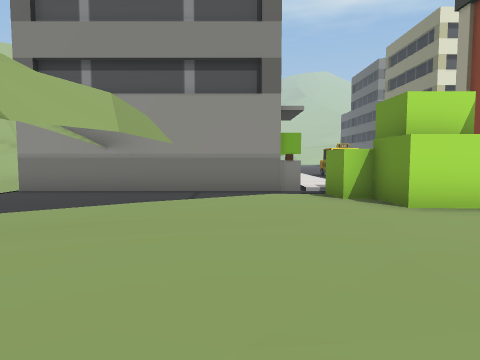
View 1 (above)

24 first-person views from a walk through a scene from a Unity 3-D project. The camera is 1.5 m above the floor, tilts 4° down and sees 75° across. The floor is counted in squares, 2 m on a side. Each view is taken from the middle of a square. On the plan, view 1 faces up. The plan holds only what a view shows up to about 10 squares ahead; the rest is blank. The place goes on beyond the plan. The player character is not drawn. Some animated figures are left out. Door leaves are left out, so doorways stand open. Some surface patterns are stand-ins.

View 2
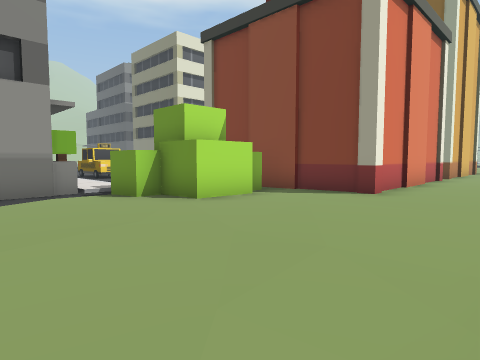

View 3
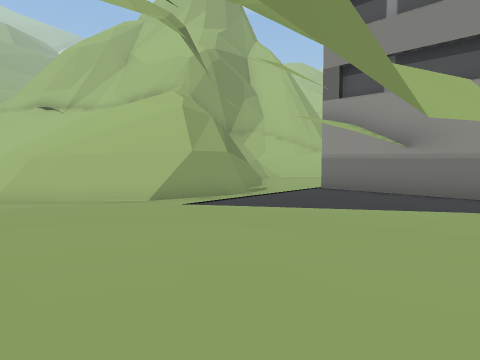

View 4
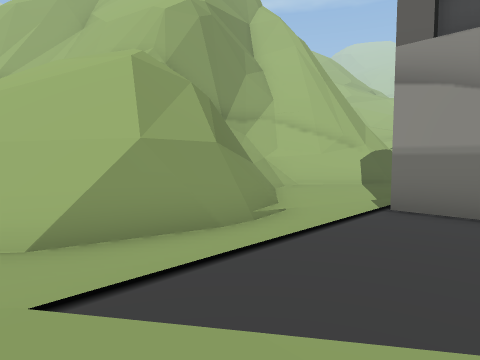

View 5
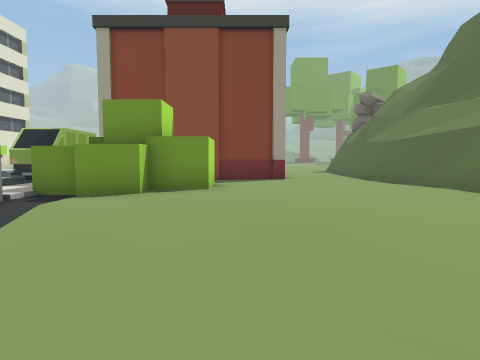

View 6
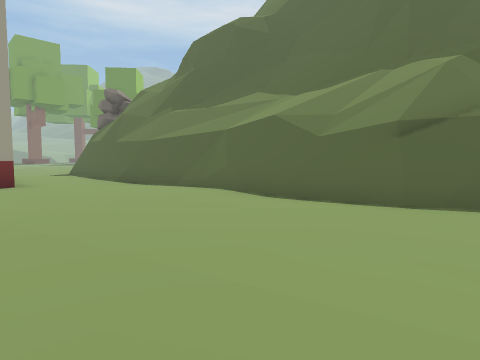

View 7
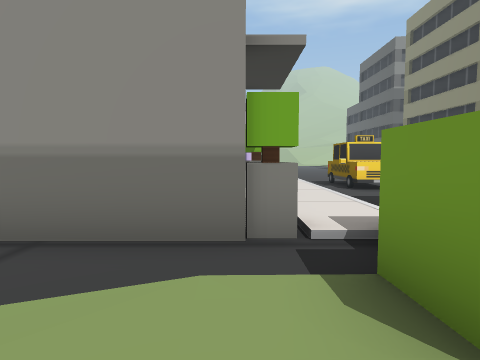

View 8
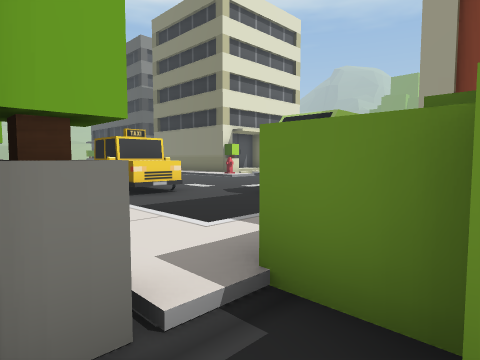

View 9
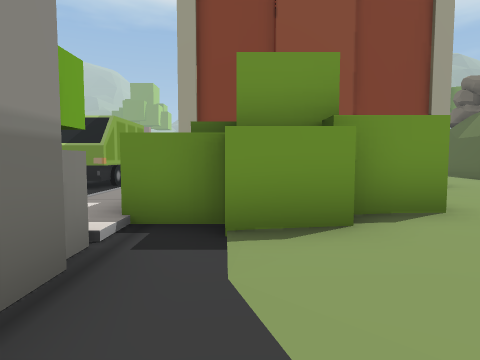

View 10
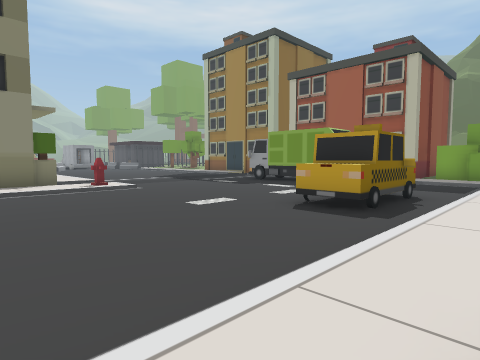

View 11
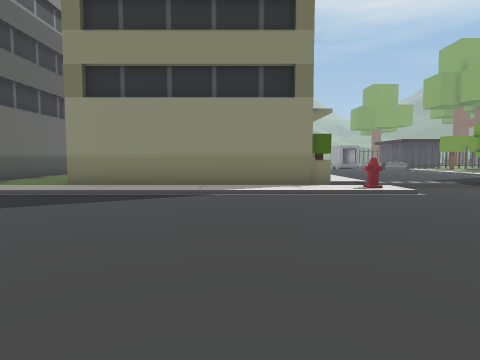

View 12
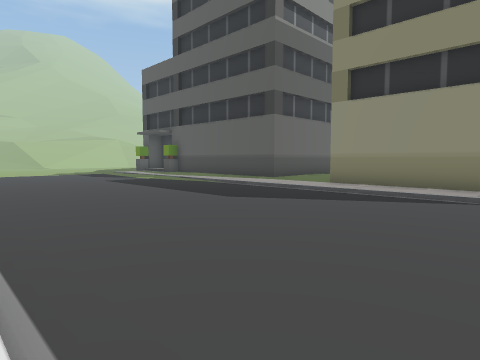

View 13
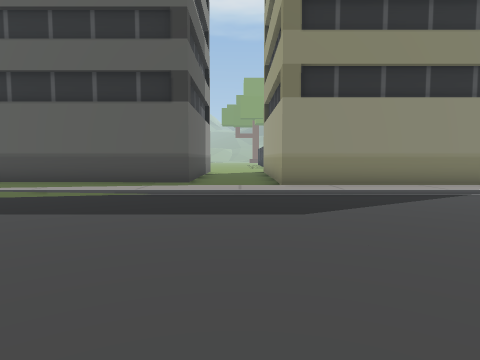

View 14
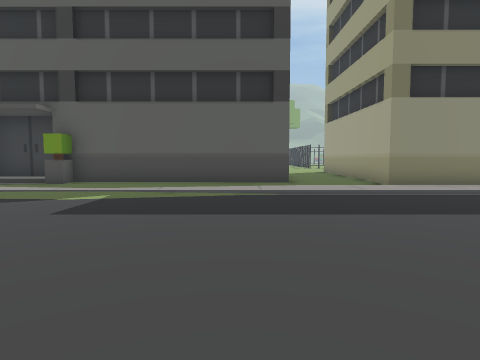

View 15
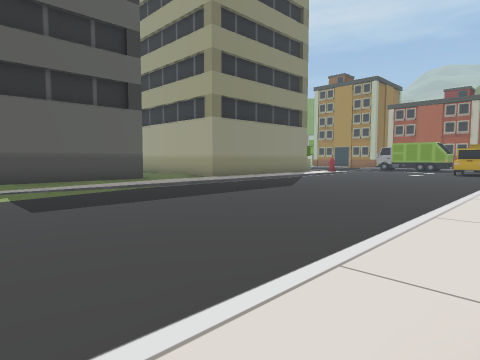

View 16
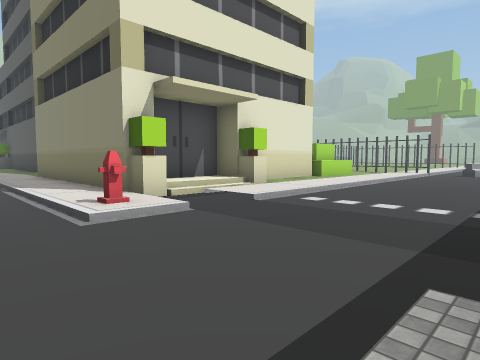

View 17
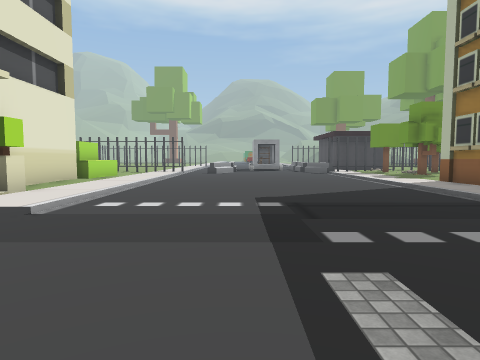

View 18
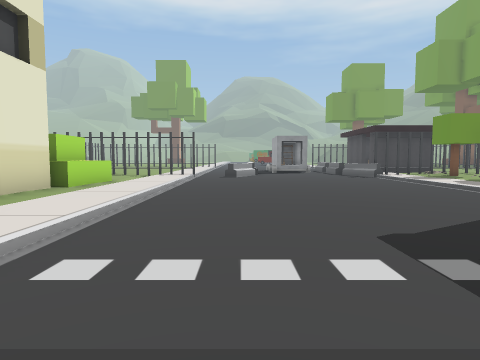

View 19
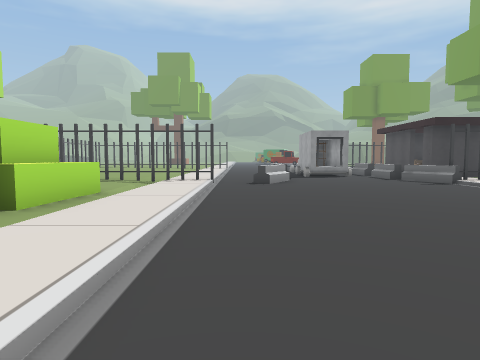

View 20
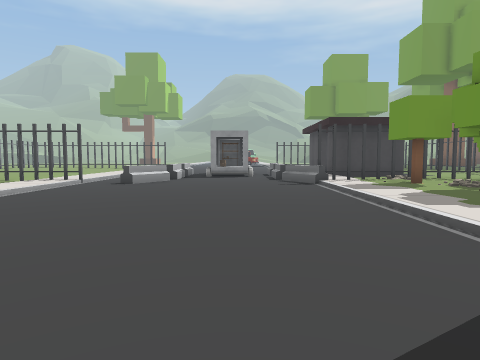

View 21
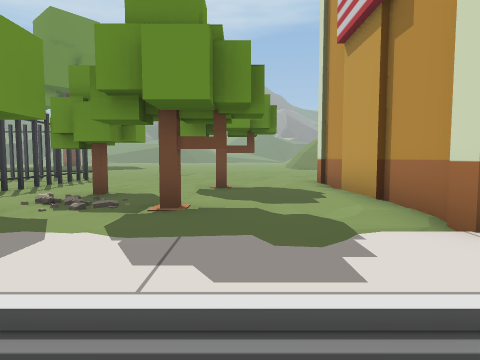

View 22
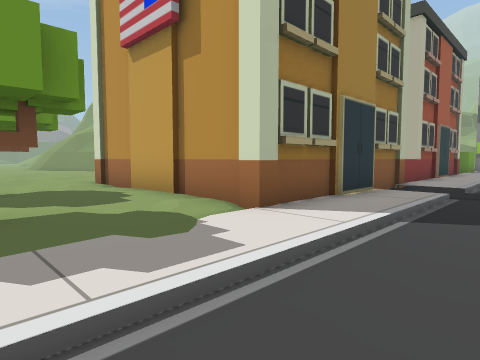

View 23
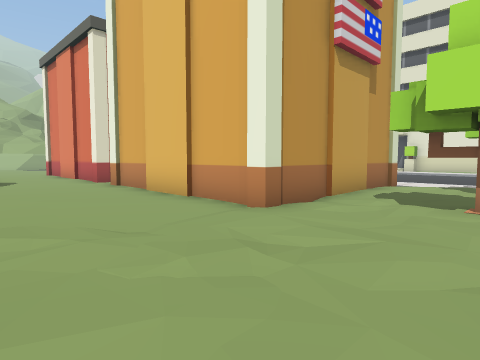

View 24
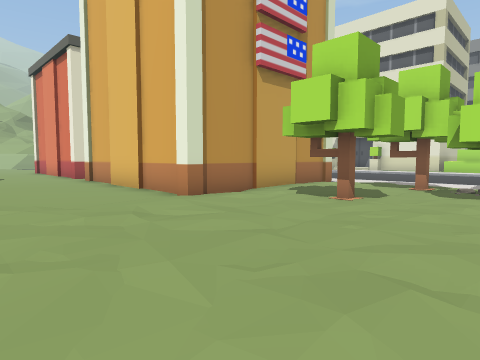

### Floor plan
Key: @ floor where view 1 was taken; # wall or solid block; . main floor; : floor 0.25 m higher than the main floor; - floor 0.25 m lower than the main floor; + floor 0.5 m higher than the main floor; / step, stairs or slope; = window, fence, low wall or low ledge; ^ raised ledge; T truck; H hydrant; R tree; O other object.
Columns run from 10 left of view 1 to 25 right of it. Each row starts with its distance up from view 1.
 34             :/... ...::#
 33             :/.......::#
 32             :/.......::#
 31             :/.......::#
 30             :/.......::#
 29              /.......::#
 28              /.......:::
 27              /.......:::
 26              /.......:##
 25              /.......:#
 24              /.......:#
 23              /.......:#
 22              /.......:#
 21             :/.......:#
 20             :/.......:####        ::
 19             :/.......:#++####OOO::#:
 18             :/.......H./::::::::::::
 17             :/......././//////////#/
 16              /OO....................
 15              /##..................=/
 14              /OO....................
 13   #^         /......................
 12  ##/       #:/....   ...............
 11  #::        :/...#   T..............
 10  #:./       :/....   .............//
  9  #:./      #::::    :::/.:::::::::#:
  8  ##//#######. O     ##.######::::R::
  7   #//....../O O             #:RR:://
  6   #-/.....::OOO #           #:::RR#
  5   #-/....::::OO:#           #:::::#:
  4  ##-/...::::::::#           #:R:::::
  3 ##--/.::::::::::######:######:::::::
  2 #--/.:::::::::::::::::::::::::::::#:
  1 ---.:::::::::::::::::::::::::::::::#
  0      :::::@::::#####  ::::::::::::
 -1         ########           :::::./

Where each view was taken, in squares from view 1:
view 1: 0 up, 0 right, facing up
view 2: 0 up, 1 left, facing up-right
view 3: 0 up, 1 left, facing up-left
view 4: 3 up, 4 left, facing up-left
view 5: 4 up, 4 left, facing right
view 6: 4 up, 3 left, facing down-right
view 7: 5 up, 1 right, facing up
view 8: 7 up, 1 right, facing up-right
view 9: 7 up, 1 left, facing right
view 10: 21 up, 2 right, facing down-right
view 11: 21 up, 3 right, facing right
view 12: 21 up, 3 right, facing up-right
view 13: 27 up, 3 right, facing right
view 14: 30 up, 3 right, facing right
view 15: 34 up, 2 right, facing down-right
view 16: 13 up, 9 right, facing up-right
view 17: 14 up, 9 right, facing right
view 18: 15 up, 12 right, facing right
view 19: 16 up, 15 right, facing right
view 20: 12 up, 15 right, facing right
view 21: 11 up, 20 right, facing down
view 22: 11 up, 21 right, facing down-left
view 23: 1 down, 21 right, facing up-left
view 24: 1 down, 23 right, facing up-left
